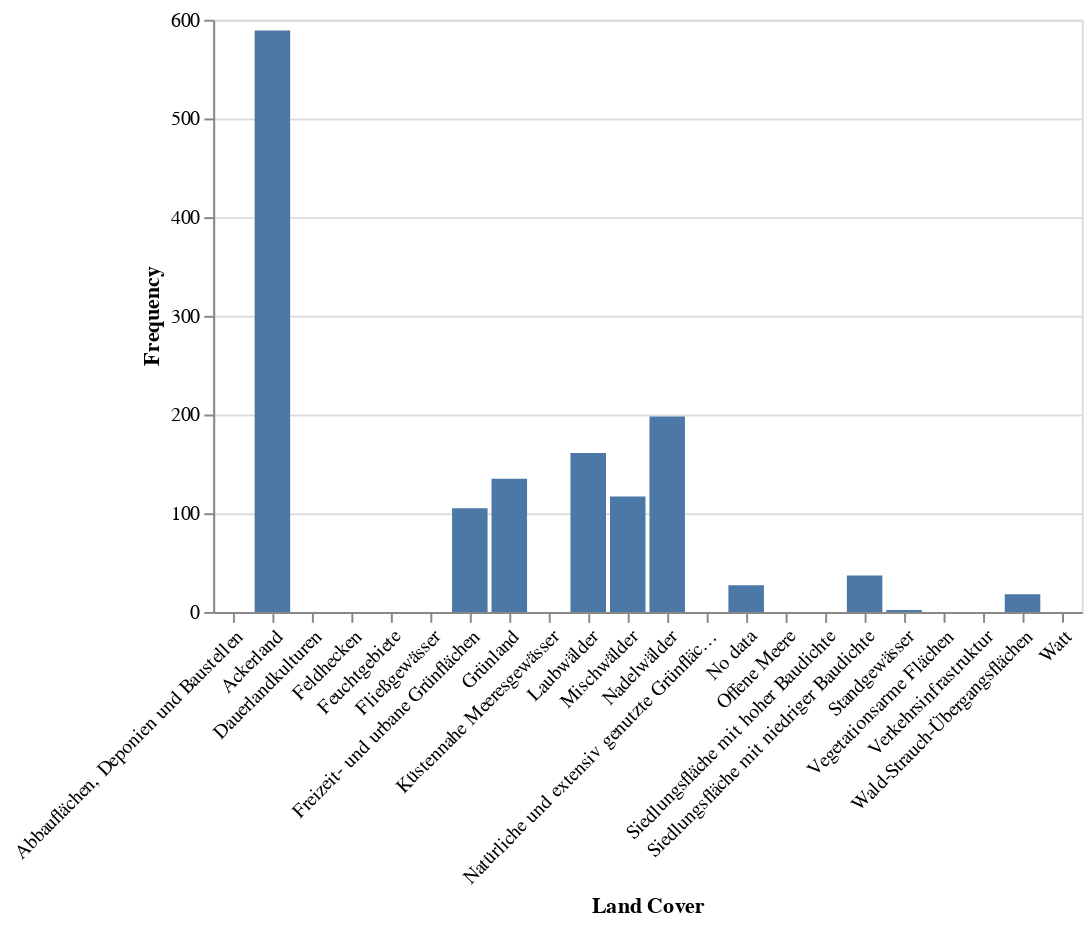

Notebook source saved alongside this figure:
### Code cell
#Request the plot from Geoengine
plot_canis_lupus = workflow_canis_lupus_full.plot_chart(
    ge.QueryRectangle(
        ge.BoundingBox2D(5.852490, 47.271121, 15.022059, 55.065334),
        ge.TimeInterval(time, time),
        resolution=ge.SpatialResolution(1., 1.),
        srs="EPSG:4326"
    )
)

#Show the plot
alt.Chart.from_dict(plot_canis_lupus.spec)

### Figure 1 — Vega-Lite specification as saved in the notebook (floating-point values rounded to 4 significant figures)
{"config": {"view": {"continuousWidth": 300, "continuousHeight": 300}}, "data": {"name": "data-b1a090e10caddfcb2f0ce711b2542e36"}, "mark": "bar", "encoding": {"x": {"axis": {"labelAngle": -45}, "field": "Land Cover", "type": "nominal"}, "y": {"field": "Frequency", "type": "quantitative"}}, "width": "container", "$schema": "https://vega.github.io/schema/vega-lite/v5.json", "datasets": {"data-b1a090e10caddfcb2f0ce711b2542e36": [{"Frequency": 0, "Land Cover": "Abbauflächen, Deponien und Baustellen"}, {"Frequency": 589, "Land Cover": "Ackerland"}, {"Frequency": 0, "Land Cover": "Dauerlandkulturen"}, {"Frequency": 0, "Land Cover": "Feldhecken"}, {"Frequency": 0, "Land Cover": "Feuchtgebiete"}, {"Frequency": 0, "Land Cover": "Fließgewässer"}, {"Frequency": 105, "Land Cover": "Freizeit- und urbane Grünflächen"}, {"Frequency": 135, "Land Cover": "Grünland"}, {"Frequency": 0, "Land Cover": "Küstennahe Meeresgewässer"}, {"Frequency": 161, "Land Cover": "Laubwälder"}, {"Frequency": 117, "Land Cover": "Mischwälder"}, {"Frequency": 198, "Land Cover": "Nadelwälder"}, {"Frequency": 0, "Land Cover": "Natürliche und extensiv genutzte Grünflächen"}, {"Frequency": 27, "Land Cover": "No data"}, {"Frequency": 0, "Land Cover": "Offene Meere"}, {"Frequency": 0, "Land Cover": "Siedlungsfläche mit hoher Baudichte"}, {"Frequency": 37, "Land Cover": "Siedlungsfläche mit niedriger Baudichte"}, {"Frequency": 2, "Land Cover": "Standgewässer"}, {"Frequency": 0, "Land Cover": "Vegetationsarme Flächen"}, {"Frequency": 0, "Land Cover": "Verkehrsinfrastruktur"}, {"Frequency": 18, "Land Cover": "Wald-Strauch-Übergangsflächen"}, {"Frequency": 0, "Land Cover": "Watt"}]}}
